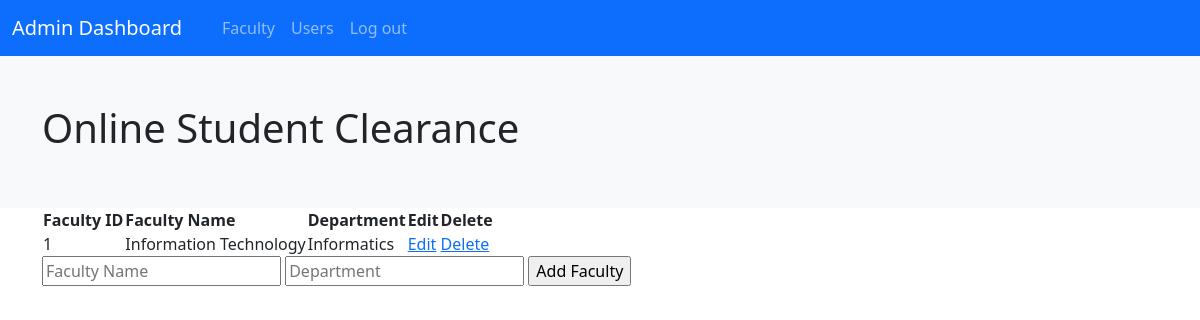
The page /faculty.php on the database its author committed.
### tables this page shows
CREATE TABLE `faculty` (
  `faculty_id` int(11) NOT NULL,
  `faculty_name` varchar(255) DEFAULT NULL,
  `department` varchar(255) DEFAULT NULL
);

### faculty.php (the view, shortened to what this page needs)
<html>
<head>
	<link rel="stylesheet" type="text/css" href="bootstrap.css">
    <link rel="stylesheet" type="text/css" href="table.css">
    <link rel="stylesheet" type="text/css" href="footer.css">
</head>
<body>
	<header>
		<nav class="navbar navbar-expand-lg navbar-dark bg-primary">
			<div class="container-fluid">
				<a class="navbar-brand" href="#">Admin Dashboard</a>
				<div class="collapse navbar-collapse" id="navbarNav">
					<ul class="navbar-nav">
						<li class="nav-item">
							<a class="nav-link" href=""></a>
						</li>
						<li class="nav-item">
							<a class="nav-link" href="faculty.php">Faculty</a>
						</li>
						<li class="nav-item">
							<a class="nav-link" href="editadd.php">Users</a>
						</li>
						<li class="nav-item">
							<a class="nav-link" href="logout.php">Log out</a>
						</li>
					</ul>
				</div>
			</div>
		</nav>
	</header>
	<section id="hero" class="bg-light">
		<div class="container py-5">
			<div class="row">
				<div class="col-md-8">
					<h1>Online Student Clearance</h1>
				</div>
			</div>
		</div>
	</section>
    <footer>
        <div class="container">
</body>
</html>
<?php
$servername = "localhost";
$username = "root";
$password = "";
$dbname = "clearancedb";
$conn = new mysqli($servername, $username, $password, $dbname);
$sql = "SELECT * FROM faculty";
$result = $conn->query($sql);
if ($result->num_rows > 0) {
    echo "<table>
            <tr>
                <th>Faculty ID</th>
                <th>Faculty Name</th>
                <th>Department</th>
                <th>Edit</th>
                <th>Delete</th>
            </tr>";
    while ($row = $result->fetch_assoc()) {
        echo "<tr>
                <td>".$row['faculty_id']."</td>
                <td>".$row['faculty_name']."</td>
                <td>".$row['department']."</td>
                <td><a href='edit_faculty.php?id=".$row['faculty_id']."'>Edit</a></td>
                <td><a href='delete_faculty.php?id=".$row['faculty_id']."'>Delete</a></td>
              </tr>";
    }
    echo "</table>";
} else {
    echo "No records found.";
}
?>
<form method="post" action="">
    <input type="text" name="faculty_name" placeholder="Faculty Name" required>
    <input type="text" name="department" placeholder="Department" required>
    <input type="submit" name="submit" value="Add Faculty">
</form>

### faculty.php (style rules this page uses)
body { background-color: white; }

### rows shown on the page
faculty: faculty_id "1", faculty_name "Information Technology", department "Informatics"
